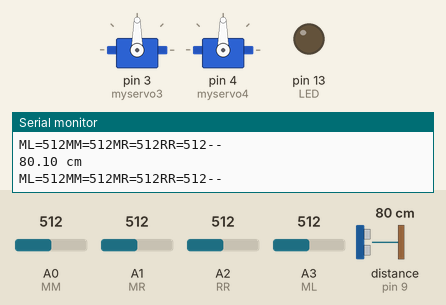
This sketch was run on a simulated Arduino Uno, built with avr-gcc and run on an emulated ATmega328P. Shown: 2 × servo, output pins drawn as LEDs (lit = HIGH), the last lines printed to the serial monitor. Wiring (inferred from the names in the program): ultrasonic range finder: trigger pin 10; echo pin 9. The test bench sets the inputs (shaded band); at power-on: distance to the obstacle (sensor on pin 9) 80 cm, A0 (MM) = 512, A1 (MR) = 512, A2 (RR) = 512, A3 (ML) = 512. The echo pulse lasts 58.3 µs per cm; pins used as bus, display or sensor lines are not drawn.

Above: at 1.2 s.
1.3 s: distance to the obstacle (sensor on pin 9) set to 10 cm
2.8 s: distance to the obstacle (sensor on pin 9) set to 7 cm
At 4.2 s:
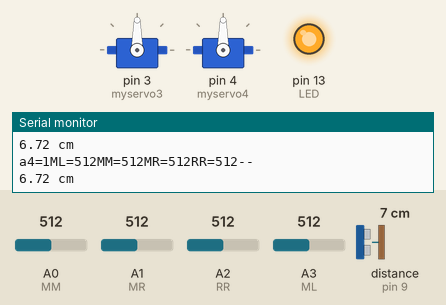
Timing chart, 0 to 5.8 s (numbered marks = the images above; inputs shaded):
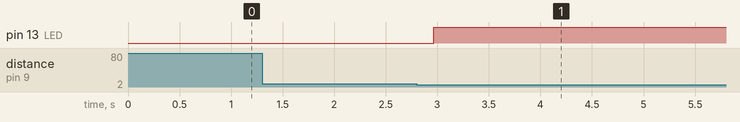

Measured:
- the behaviour switches between 9 and 8 cm on distance to the obstacle (sensor on pin 9) (found by bisection; images 0 and 1)
- after the input at 2.8 s, pin 13 (LED): LOW → HIGH after 0.16 s

The sketch:

p1snu.ino
```cpp
#include <SoftwareSerial.h>//call appinventor wow
#include <Servo.h>
Servo myservo3,myservo4;
const int trig = 10;
const int echo = 9;
const int inter_time = 100;
int time = 0;
int a;
int ML = A3;
int MM = A0;
int MR = A1;
int RR = A2;
int L;
int M;
int R;
int LED =13;
void setup() {
Serial.begin(9600); // Abrimos comunicación Serial
  pinMode(13, OUTPUT);//r
  pinMode(ML, INPUT);
  pinMode(MM, INPUT);
  pinMode(MR, INPUT);
  pinMode(LED, OUTPUT);
    myservo3.attach(3); //左
    myservo4.attach(4); //右
}

void loop() {
 pinMode (trig, OUTPUT);
  pinMode (echo, INPUT);
  float duration, distance;
  digitalWrite(trig, HIGH);
  delayMicroseconds(1000);
  digitalWrite(trig, LOW);
  duration = pulseIn (echo, HIGH);
  distance = (duration/2)/29;
  Serial.print(distance);
  Serial.println(" cm");
  time = time + inter_time;
  delay(inter_time);
  if(distance<8){
  a=1;
  digitalWrite(LED, HIGH);
  Serial.print("a4=");
    Serial.print(a);
      }
Serial.print("ML=");
  Serial.print(analogRead(ML) );
  L = analogRead(ML);
  Serial.print("MM=");
  Serial.print(analogRead(MM));
  M = analogRead(MM);
  Serial.print("MR=");
  Serial.print(analogRead(MR));
  R = analogRead(MR);
  Serial.print("RR=");
  Serial.print(analogRead(RR));
  RR = analogRead(RR);
  Serial.println("--");
 // delay(500);
  if(a==1){
    if(RR>=200&&RR<=400&&R>=200&&R<=400){
      myservo3.write(180);
      myservo4.write(90);
      delay(3000);
     }else if(L>=300&&M>=700&&R>=800){
      myservo3.write(180);
      myservo4.write(60);
     }else if(L>=800&&M>=700&&R>=300){
      myservo3.write(180);
      myservo4.write(74);
     }else if(L>=800&&M>=200&&R>=800){
    //前
     myservo3.write(180);
    myservo4.write(67);
    }
  }
}
```
